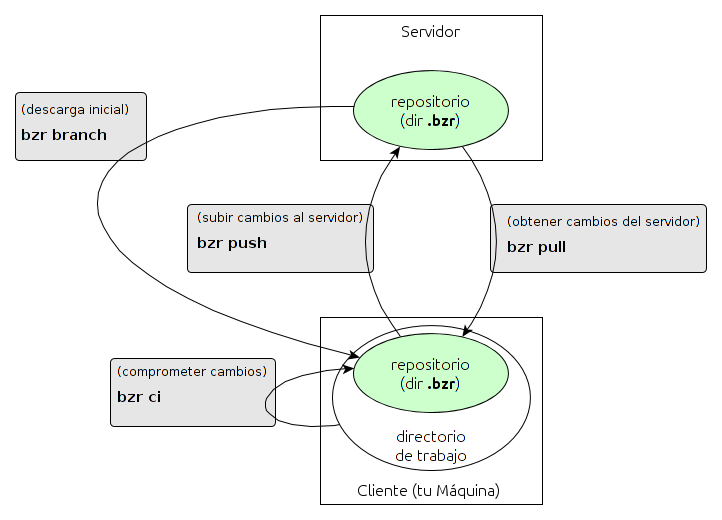
#> input picture img/bzr-workflow.png, 722 x 520 px
$ python -i contorno0.py   (imports and definitions only)
#> lines starting #> are read from the running program, lines starting #| are printed output that depends on the picture; after the words box and inside, x2 and y2 are one past the last pixel; in counts of white or black regions, pixels touching at a corner belong together
#> further down, picture is the input picture: shape (520, 722, 3); mean B, G, R 243, 245.4, 242.9
# -*- coding: utf-8 -*-

"""Segmetación por búsqueda de contornos """

import cv2

class Segmentacion(object):
    """Segmentación por contornos """

    def __init__(self):
        """Inicia la lista de filtros """
        self._filtros = [self.filtro_npixeles]
        self._procesadores = []

    def ejecutar(self, imagen):
        """Recibe una imagen y retorna una lista con las secciones limitadas
        por los contornos """
        imgris = cv2.cvtColor(imagen, cv2.COLOR_BGR2GRAY)
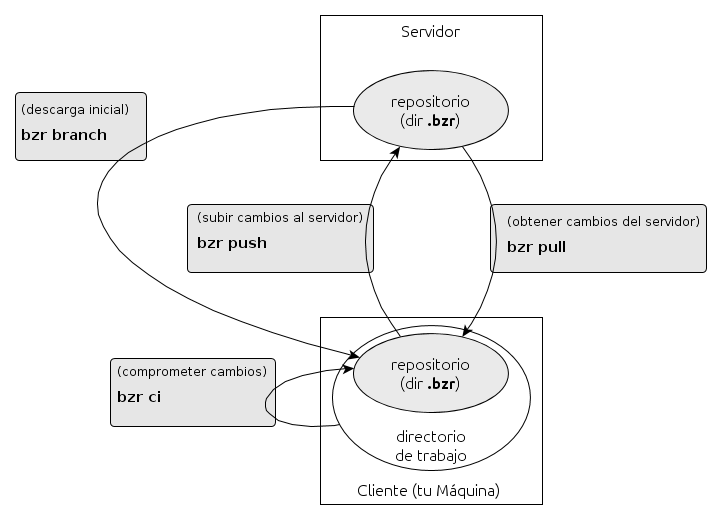
#> imgris: shape (520, 722); min 0, max 255, mean 244.4
        _, umbral = cv2.threshold(imgris, 100, 255, cv2.THRESH_BINARY)
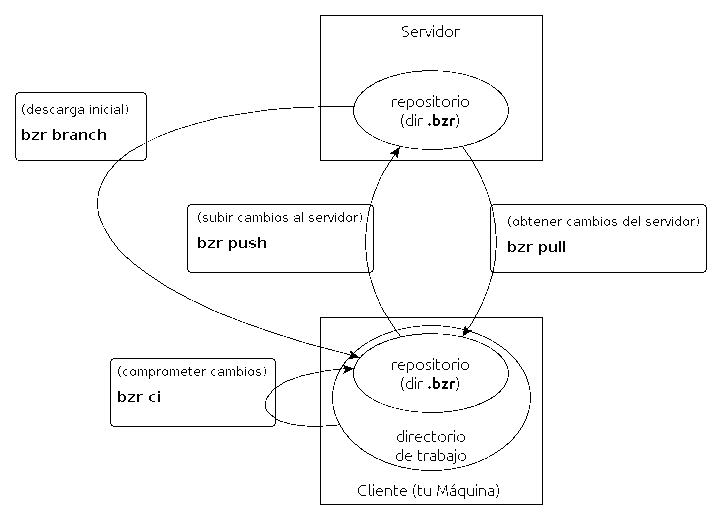
#> umbral: shape (520, 722); 97.5% white; black in thin lines or dots
        contornos, _ = cv2.findContours(umbral,
                                        cv2.RETR_TREE,
                                        cv2.CHAIN_APPROX_NONE)
#> contornos = 1530 contours, 1392 with area under 20; largest, box (x1, y1, x2, y2) and area: (0, 0, 722, 520) 374199, (306, 314, 544, 506) 42368, (321, 318, 542, 504) 40683, (317, 14, 544, 163) 32931, (321, 16, 542, 160) 31370

        filtrados = []
        for contorno in contornos:
            # (-o-)
            # Implementación temporal
            # -> Validar en cascada
            if all(self.validar(contorno)):
                filtrados.append(contorno)
#> this loop made 1530 passes
#> contorno on passes 12 to 14: [[269, 414], [270, 413], [271, 414], [270, 415]], [[268, 413], [269, 412], [270, 413], [269, 414]], [[267, 412], [268, 411], [269, 412], [268, 413]]
#> after the loop, filtrados = 13 contours; largest, box (x1, y1, x2, y2) and area: (0, 0, 722, 520) 374199, (306, 314, 544, 506) 42368, (321, 318, 542, 504) 40683, (317, 14, 544, 163) 32931, (321, 16, 542, 160) 31370

        regiones = [cv2.boundingRect(contorno) for contorno in filtrados]
#> regiones = [(0, 0, 722, 520), (112, 425, 162, 3), (112, 357, 162, 3), (306, 314, 238, 192), (321, 318, 221, 186), (490, 266, 215, 11), (189, 266, 183, 11), (492, 203, 213, 3), (189, 203, 185, 5), (17, 157, 128, 6), (17, 91, 128, 3), (317, 14, 227, 149), (321, 16, 221, 144)]
        baldosas = [imagen[y:(y+dy), x:(x+dx)] for x, y, dx, dy in regiones]
#> baldosas = 13 items

        procesadas = []
        for baldosa in baldosas:
            procesadas.append(self.procesar(baldosa))
#> this loop made 13 passes
#> after the loop, procesadas = 13 items

        if not procesadas: procesadas = baldosas

        return procesadas

    def validar(self, contorno):
        """Devuelve un generador con valores booleanos por cada filtro

        >>> # Si hubieran dos filtros y el segundo falla
        >>> list(self.validar(contorno))
        [True, False]
        """
        return (bool(filtrar(contorno)) for filtrar in self._filtros)

    def procesar(self, baldosa):
        procesada = baldosa
        for procesador in self._procesadores:
            procesada = procesador(procesada)
        return procesada

    @staticmethod
    def filtro_npixeles(contorno):
        """Filtro simple
        No considerar como válido porque solo aplica a la imagen de la demo
        """
        return 200 < len(contorno)

>>> import cv2
>>> picture = cv2.imread('../../../img/bzr-workflow.png')
>>> result = Segmentacion().ejecutar(picture)
#> result = 13 items

$ run again, on img/detalle-secuencia.png
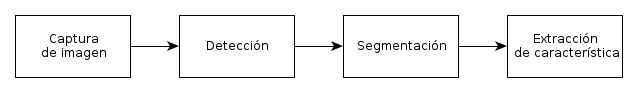
#> input picture img/detalle-secuencia.png, 637 x 92 px
#> picture is the input picture: shape (92, 637, 3); min 0, max 255, mean 243.1
#> in ejecutar, `_, umbral = cv2.threshold(imgris, 100, 255, cv2.THRESH_BINARY)`:
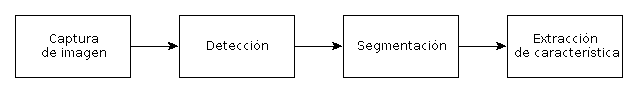
#> umbral: shape (92, 637); 95.5% white; black in thin lines or dots, all inside (x1, y1, x2, y2) = (15, 15, 623, 78)
#> contornos = 292 contours, 264 with area under 20; largest, box (x1, y1, x2, y2) and area: (0, 0, 637, 92) 57876, (14, 14, 179, 79) 7615, (342, 14, 507, 79) 7614, (178, 14, 343, 79) 7614, (506, 14, 624, 79) 7486
#> the loop in ejecutar, `for contorno in contornos:` made 292 passes
#> contorno on passes 16 to 18: [[606, 55], [607, 54], [608, 55], [607, 56]], [[590, 55], [591, 54], [592, 55], [591, 56]], [[579, 55], [580, 54], [581, 55], [580, 56]]
#> after the loop in ejecutar, `for contorno in contornos:`: filtrados = 9 contours; largest, box (x1, y1, x2, y2) and area: (0, 0, 637, 92) 57876, (14, 14, 179, 79) 7615, (342, 14, 507, 79) 7614, (178, 14, 343, 79) 7614, (506, 14, 624, 79) 7486
#> regiones = [(0, 0, 637, 92), (506, 14, 118, 65), (508, 16, 114, 61), (342, 14, 165, 65), (344, 16, 114, 61), (178, 14, 165, 65), (180, 16, 114, 61), (14, 14, 165, 65), (16, 16, 114, 61)]
#> baldosas = 9 items
#> the loop in ejecutar, `for baldosa in baldosas:` made 9 passes
#> pass 3, in procesar (call 3), `procesada = baldosa`:
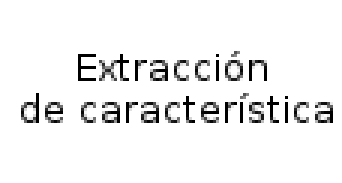
#> procesada: shape (61, 114, 3) (shown 3 times larger); min 0, max 255, mean 240.3
